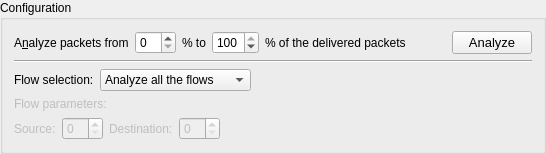
          <widget class="QGroupBox" name="groupBoxConfigurationAnalysis">
           <property name="title">
            <string>Configuration</string>
           </property>
           <layout class="QVBoxLayout" name="verticalLayout_18">
            <item>
             <layout class="QHBoxLayout" name="horizontalLayout_5">
              <item>
               <widget class="QLabel" name="labelInitPacketsAnalyze">
                <property name="text">
                 <string>A&amp;nalyze packets from</string>
                </property>
                <property name="buddy">
                 <cstring>spinBoxInitPacketsAnalyze</cstring>
                </property>
               </widget>
              </item>
              <item>
               <widget class="QSpinBox" name="spinBoxInitPacketsAnalyze">
                <property name="correctionMode">
                 <enum>QAbstractSpinBox::CorrectToNearestValue</enum>
                </property>
                <property name="maximum">
                 <number>99</number>
                </property>
               </widget>
              </item>
              <item>
               <widget class="QLabel" name="labelToPackets">
                <property name="text">
                 <string>% to</string>
                </property>
                <property name="buddy">
                 <cstring>spinBoxEndPacketsAnalyze</cstring>
                </property>
               </widget>
              </item>
              <item>
               <widget class="QSpinBox" name="spinBoxEndPacketsAnalyze">
                <property name="correctionMode">
                 <enum>QAbstractSpinBox::CorrectToNearestValue</enum>
                </property>
                <property name="minimum">
                 <number>1</number>
                </property>
                <property name="maximum">
                 <number>100</number>
                </property>
                <property name="value">
                 <number>100</number>
                </property>
               </widget>
              </item>
              <item>
               <widget class="QLabel" name="labelEndPacketAnalyze">
                <property name="text">
                 <string>% of the delivered packets</string>
                </property>
               </widget>
              </item>
              <item>
               <spacer name="horizontalSpacer_6">
                <property name="orientation">
                 <enum>Qt::Horizontal</enum>
                </property>
                <property name="sizeHint" stdset="0">
                 <size>
                  <width>40</width>
                  <height>20</height>
                 </size>
                </property>
               </spacer>
              </item>
              <item>
               <widget class="QPushButton" name="buttonRunAnalysis">
                <property name="font">
                 <font>
                  <pointsize>10</pointsize>
                 </font>
                </property>
                <property name="statusTip">
                 <string>Read log files and generate reports</string>
                </property>
                <property name="text">
                 <string>Analyze</string>
                </property>
                <property name="icon">
                 <iconset resource="../resources/Icons.qrc">
                  <normaloff>:/icons/icons/icon_copy.png</normaloff>:/icons/icons/icon_copy.png</iconset>
                </property>
                <property name="iconSize">
                 <size>
                  <width>32</width>
                  <height>32</height>
                 </size>
                </property>
               </widget>
              </item>
             </layout>
            </item>
            <item>
             <widget class="Line" name="line">
              <property name="orientation">
               <enum>Qt::Horizontal</enum>
              </property>
             </widget>
            </item>
            <item>
             <layout class="QHBoxLayout" name="horizontalLayout_16">
              <item>
               <widget class="QLabel" name="labelFlowSelection">
                <property name="text">
                 <string>Flow selection:</string>
                </property>
               </widget>
              </item>
              <item>
               <widget class="QComboBox" name="comboFlowSelection">
                <property name="sizeAdjustPolicy">
                 <enum>QComboBox::AdjustToContents</enum>
                </property>
                <item>
                 <property name="text">
                  <string>Analyze all the flows</string>
                 </property>
                </item>
                <item>
                 <property name="text">
                  <string>Analyze RT0 flows</string>
                 </property>
                </item>
                <item>
                 <property name="text">
                  <string>Analyze RT1 flows</string>
                 </property>
                </item>
                <item>
                 <property name="text">
                  <string>Analyze nRT0 flows</string>
                 </property>
                </item>
                <item>
                 <property name="text">
                  <string>Analyze nRT1 flows</string>
                 </property>
                </item>
                <item>
                 <property name="text">
                  <string>Analyze specified flow</string>
                 </property>
                </item>
               </widget>
              </item>
              <item>
               <spacer name="horizontalSpacer_7">
                <property name="orientation">
                 <enum>Qt::Horizontal</enum>
                </property>
                <property name="sizeHint" stdset="0">
                 <size>
                  <width>40</width>
                  <height>20</height>
                 </size>
                </property>
               </spacer>
              </item>
             </layout>
            </item>
            <item>
             <widget class="QLabel" name="labelFlowParameters">
              <property name="enabled">
               <bool>false</bool>
              </property>
              <property name="text">
               <string>Flow parameters:</string>
              </property>
             </widget>
            </item>
            <item>
             <layout class="QHBoxLayout" name="horizontalLayout_7">
              <item>
               <layout class="QHBoxLayout" name="horizontalLayout_18">
                <item>
                 <widget class="QLabel" name="labelAnalysisSource">
                  <property name="enabled">
                   <bool>false</bool>
                  </property>
                  <property name="text">
                   <string>Source:</string>
                  </property>
                  <property name="buddy">
                   <cstring>spinAnalysisSource</cstring>
                  </property>
                 </widget>
                </item>
                <item>
                 <widget class="QSpinBox" name="spinAnalysisSource">
                  <property name="enabled">
                   <bool>false</bool>
                  </property>
                 </widget>
                </item>
               </layout>
              </item>
              <item>
               <layout class="QHBoxLayout" name="horizontalLayout_20">
                <item>
                 <widget class="QLabel" name="labelAnalysisDestination">
                  <property name="enabled">
                   <bool>false</bool>
                  </property>
                  <property name="text">
                   <string>Destination:</string>
                  </property>
                  <property name="buddy">
                   <cstring>spinAnalysisDestination</cstring>
                  </property>
                 </widget>
                </item>
                <item>
                 <widget class="QSpinBox" name="spinAnalysisDestination">
                  <property name="enabled">
                   <bool>false</bool>
                  </property>
                 </widget>
                </item>
               </layout>
              </item>
              <item>
               <spacer name="horizontalSpacer_8">
                <property name="orientation">
                 <enum>Qt::Horizontal</enum>
                </property>
                <property name="sizeHint" stdset="0">
                 <size>
                  <width>40</width>
                  <height>20</height>
                 </size>
                </property>
               </spacer>
              </item>
             </layout>
            </item>
           </layout>
          </widget>
